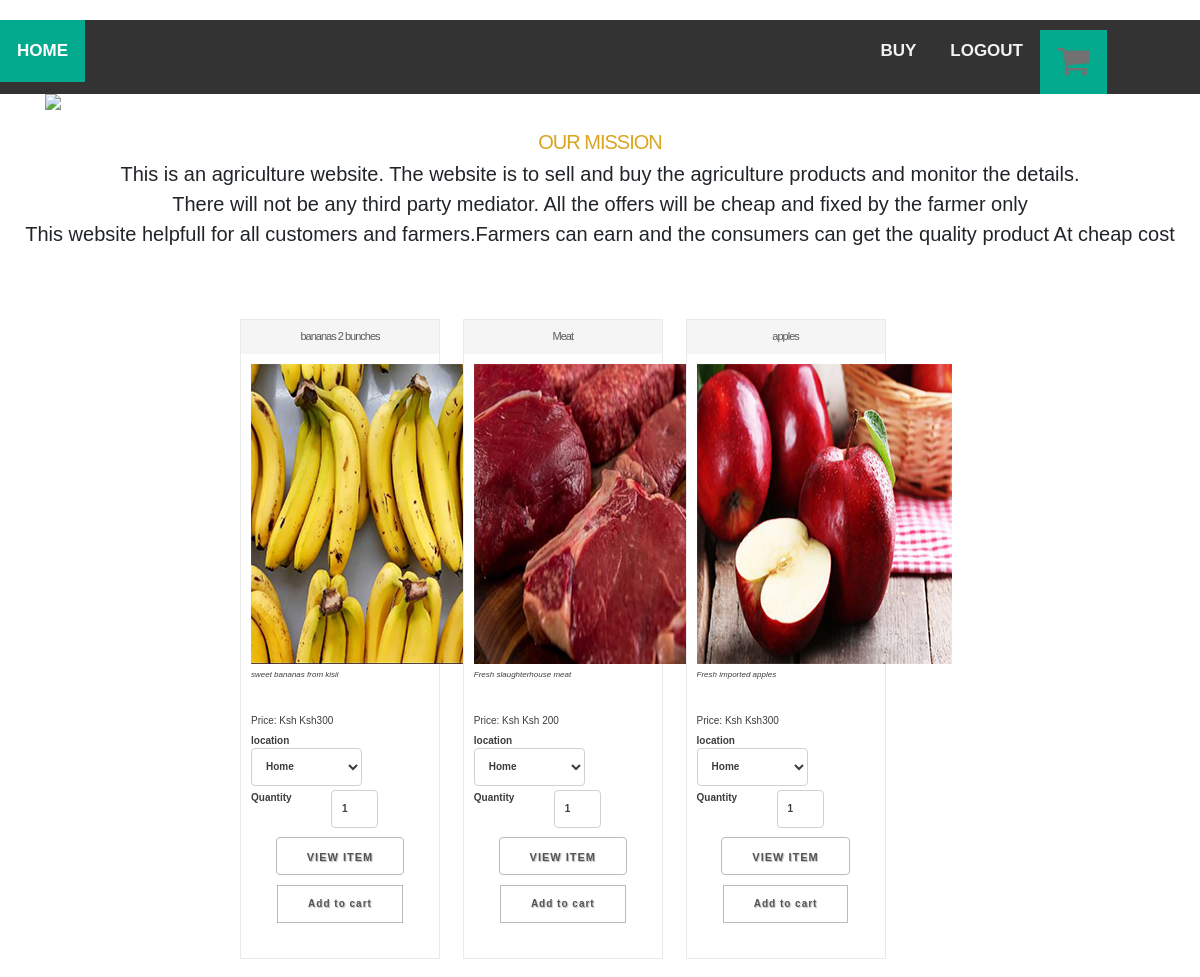
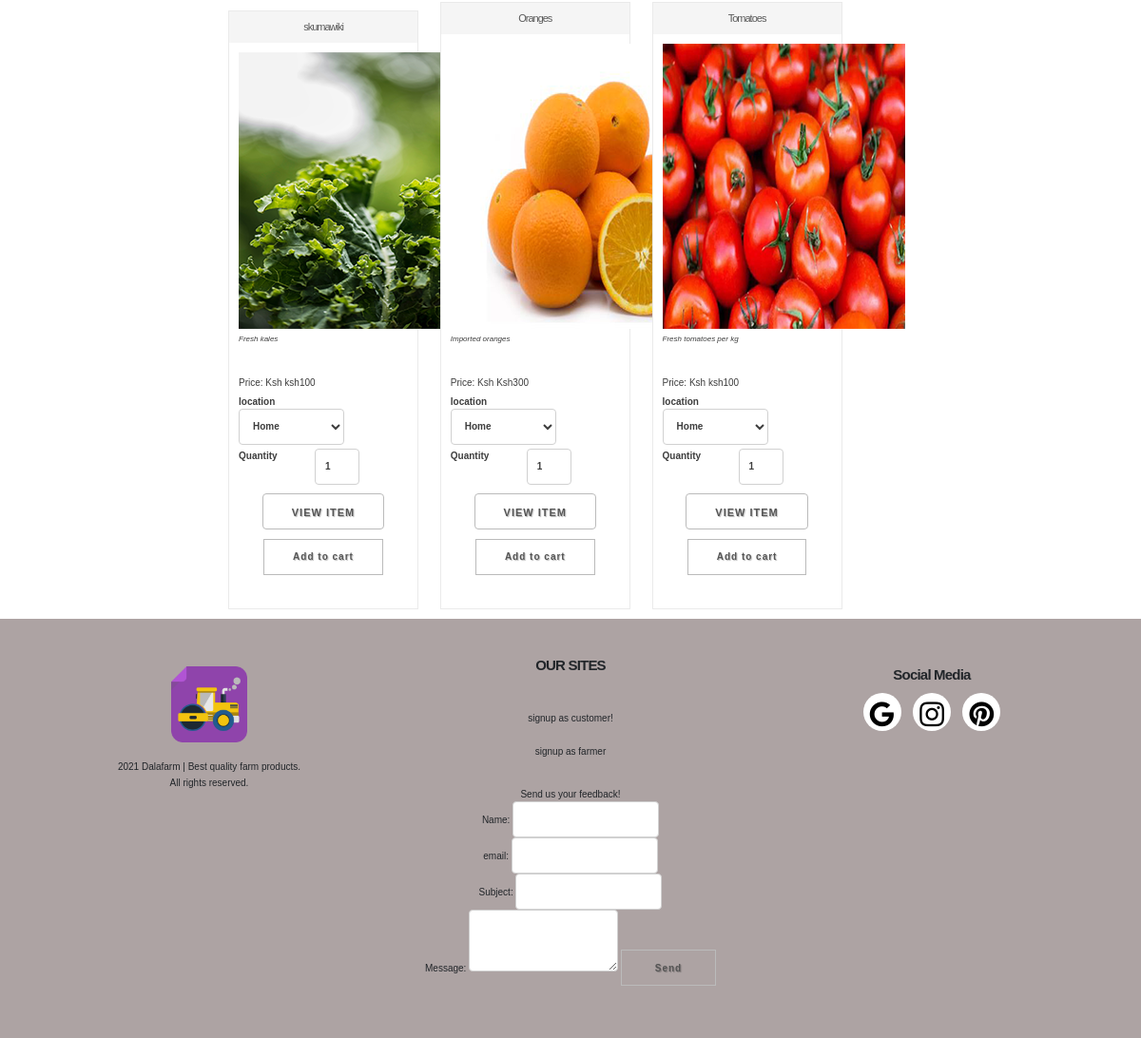
The page /customerhome.php on the database its author committed (2 pictures, top to bottom).
### tables this page shows
CREATE TABLE IF NOT EXISTS `insertproducts` (
  `id` int(30) NOT NULL AUTO_INCREMENT,
  `product_code` date NOT NULL,
  `fname` varchar(32) NOT NULL,
  `phonenumber` varchar(38) NOT NULL,
  `productname` varchar(36) NOT NULL,
  `price` varchar(36) NOT NULL,
  `descriptions` varchar(200) NOT NULL,
  `Email` varchar(50) NOT NULL,
  PRIMARY KEY (`id`)
);

CREATE TABLE IF NOT EXISTS `images` (
  `id` int(30) NOT NULL AUTO_INCREMENT,
  `name` varchar(40) NOT NULL,
  `image` varchar(50) NOT NULL,
  PRIMARY KEY (`id`)
);

### customerhome.php (the view, shortened to what this page needs)
<?php
include_once("config.php");
$current_url = urlencode($url="http://".$_SERVER['HTTP_HOST'].$_SERVER['REQUEST_URI']);
?>
<!DOCTYPE html>
<html>
<head>
    <link href="style/style.css" rel="stylesheet" type="text/css">
    <link rel="stylesheet" href="css/normalize.css">
    <link rel="stylesheet" href="css/skeleton.css">
    <link rel="stylesheet" href="css/custom.css">
    <link rel="stylesheet" href="https://cdnjs.cloudflare.com/ajax/libs/font-awesome/4.7.0/css/font-awesome.min.css">
    <link rel="stylesheet" href="https://cdn.jsdelivr.net/npm/bootstrap@4.6.0/dist/css/bootstrap.min.css">
</head>
<body>
    <header id="header" class="header">
    </header>
    <section id="header">
        <div class="topnav" id="myTopnav">
            <div class="two columns u-pull-right">
                <ul>
                    <li class="submenu">
                           <a href="index.php" class="active"> <img src="img/cart.png" id="img-cart"></a>
                    </li>
                </ul>
            </div>
            <a href="customerhome.php" class="active">HOME</a>
            <a href="logout.php">LOGOUT</a>
            <a href="customerbuy.php">BUY</a>
        </div>
    </section>
     <div class="container">
        <img src="images/bg1.jpg">
    </div>
    <section id="first">
        <h2> OUR MISSION</h2>
        <p>This is an agriculture website. The website is to sell and buy the agriculture products and monitor the details.<br>There will not be any third party mediator. All the offers will be cheap and fixed by the farmer only</br>This
            website helpfull for all customers and farmers.Farmers can earn and the consumers can get the quality product At cheap cost</p>
            <br>
    </section>
<?php
$results = $mysqli->query("SELECT productname, descriptions, price,product_code,image FROM insertproducts LEFT JOIN images ON insertproducts.id=images.id");
if($results){
$products_item = '<ul class="products">';
while($obj = $results->fetch_object())
{
$products_item .= <<<EOT
    <li class="product">
    <form method="post" action="cart_update.php">
    <div class="product-content"><h3>{$obj->productname}</h3>
    <div class="product-thumb"><img src="sell_images/{$obj->image}"></div>
    <div class="product-desc">{$obj->descriptions}</div>
    <div class="product-info">
    Price: Ksh {$obj->price}
    <fieldset>
    <label>
        <span>location</span>
        <select name="product_color">
        <option value="Home">Home</option>
        <option value="Pickup-station">Pickup-station</option>
        </select>
    </label>
    <label>
        <span>Quantity</span>
        <input type="text" size="2" maxlength="2" name="product_qty" value="1" />
    </label>
    </fieldset>
    <input type="hidden" name="product_code" value="{$obj->product_code}" />
    <input type="hidden" name="type" value="add" />
    <input type="hidden" name="return_url" value="{$current_url}" />
    <div align="center">
    <a href="customerbuy.php" type="submit" class="button">View item</a>
    <button type="submit" class="add_to_cart">Add to cart</button></div>
    </div></div>
    </form>
    </li>
EOT;
}
$products_item .= '</ul>';
echo $products_item;
}
?>
    <section id="footercontainer">
        <div style="padding-top: 20px;">
            <img src="pic.ico" style="height: 80px; width: 80px;">
            <div style="padding-top: 20px;">
                <h6>2021 Dalafarm | Best quality farm products.</h6>
                <h6>All rights reserved.</h6>
            </div>
        </div>
        <div style="padding-top: 10px; ">
            <ul>
                <h4>OUR SITES</h4>
                <br> </br>
                <li>
                    <a href="customersignup.html " class="btn " >signup as customer!</a>
                </li>
                <li>
                    <a href="farmersignup.html " class="btn " >signup as farmer</a>
                </li>
                <li>
                  <form method="post" action="<?php echo($_SERVER['PHP_SELF']); ?>">
                              <br/> Send us your feedback! <br/>
                      Name: <input type="text" name="name" > <br />
                      email: <input type="email" name="email" > <br />
                      Subject: <input type="text" name="subject" > <br />
                      Message: <textarea name="msg"></textarea>
                      <button type="submit" name="send_message_btn">Send</button>
                </li>
            </ul>
        </div>
        <div style="padding-top: 20px;">
            <div>
                <h4>Social Media</h4>
                <a href="#" class="fa fa-google"></a>&nbsp;&nbsp;
                <a href="#" class="fa fa-instagram"></a>&nbsp;&nbsp;
                <a href="#" class="fa fa-pinterest"></a>
            </div>
        </div>
    </section>
</body>
</html>

### style/style.css (style rules this page uses)
body { margin: 0px; padding: 0px; font-family: Georgia, "Times New Roman", Times, serif; }
h1, h2, h3 { font-family: "Trebuchet MS", Arial, Helvetica, sans-serif; }
ul.products { padding: 0; margin: 0; max-width: 740px; margin-left: auto; margin-right: auto; }
ul.products li { display: inline-block; max-width: 200px; padding: 10px; background-color: #FFFFFF; margin: 10px; border: 1px solid #EAEAEA; color: #3D3D3D; }
ul.products li h3 { margin: -10px -10px 10px -10px; padding: 10px; text-align: center; background-color: #F5F5F5; font-family: "Trebuchet MS", Arial, Helvetica, sans-serif; font-size: 1.1em; color: #5A5A5A; }
ul.products li fieldset { border: none; padding: 5px 5px 5px 0px; margin: 0; }
ul.products li fieldset label { display:block; margin-bottom: 4px; }
ul.products li fieldset label span { width: 80px; float: left; }
ul.products li fieldset label select { min-width: 100px; }
button, .button { background-color: #39b3d7; min-width: 100px; border: none; padding: 10px; display: inline-block; text-align: center; cursor: pointer; text-decoration: none; color: #FFF; min-height: 15px; font: 12px/15px Arial, Helvetica, sans-serif; text-shadow: 1px 1px 1px rgba(0, 0, 0, 0.26); border-radius: 3px; }
.product-thumb { text-align:center; }
.product-desc { font-style: italic; font-size: 0.8em; margin-bottom: 4px; height: 40px; overflow: hidden; margin-top: 5px; }

### css/skeleton.css (style rules this page uses)
.container { position: relative; width: 100%; max-width: 960px; margin: 0 auto; padding: 0 20px; box-sizing: border-box; }
.column, .columns { width: 100%; float: left; box-sizing: border-box; }
@media (min-width: 400px) { .container { width: 85%; padding: 0; } }
@media (min-width: 550px) { .container { width: 80%; } }
@media (min-width: 550px) { .column, .columns { margin-left: 4%; } }
@media (min-width: 550px) { .column:first-child, .columns:first-child { margin-left: 0; } }
@media (min-width: 550px) { .two.columns { width: 13.3333333333%; } }
html { font-size: 62.5%; }
body { font-size: 1.5em; line-height: 1.6; font-weight: 400; font-family: "Raleway", "HelveticaNeue", "Helvetica Neue", Helvetica, Arial, sans-serif; color: #222; }
h1, h2, h3, h4, h5, h6 { margin-top: 0; margin-bottom: 2rem; font-weight: 300; }
h2 { font-size: 3.6rem; line-height: 1.25; letter-spacing: -.1rem; }
h3 { font-size: 3.0rem; line-height: 1.3; letter-spacing: -.1rem; }
h4 { font-size: 2.4rem; line-height: 1.35; letter-spacing: -.08rem; }
h6 { font-size: 1.5rem; line-height: 1.6; letter-spacing: 0; }
@media (min-width: 550px) { h2 { font-size: 4.2rem; } }
@media (min-width: 550px) { h3 { font-size: 3.6rem; } }
@media (min-width: 550px) { h4 { font-size: 3.0rem; } }
@media (min-width: 550px) { h6 { font-size: 1.5rem; } }
p { margin-top: 0; }
a { color: #1EAEDB; }
.button, button, input[type="submit"], input[type="reset"], input[type="button"] { display: inline-block; height: 38px; padding: 0 30px; color: #555; text-align: center; font-size: 11px; font-weight: 600; line-height: 38px; letter-spacing: .1rem; text-transform: uppercase; text-decoration: none; white-space: nowrap; background-color: transparent; border-radius: 4px; border: 1px solid #bbb; cursor: pointer; box-sizing: border-box; }
input[type="email"], input[type="number"], input[type="search"], input[type="text"], input[type="tel"], input[type="url"], input[type="password"], textarea, select { height: 38px; padding: 6px 10px; background-color: #fff; border: 1px solid #D1D1D1; border-radius: 4px; box-shadow: none; box-sizing: border-box; }
input[type="email"], input[type="number"], input[type="search"], input[type="text"], input[type="tel"], input[type="url"], input[type="password"], textarea { -webkit-appearance: none; -moz-appearance: none; appearance: none; }
textarea { min-height: 65px; padding-top: 6px; padding-bottom: 6px; }
label, legend { display: block; margin-bottom: .5rem; font-weight: 600; }
fieldset { padding: 0; border-width: 0; }
ul { list-style: circle inside; }
ol, ul { padding-left: 0; margin-top: 0; }
li { margin-bottom: 1rem; }
button, .button { margin-bottom: 1rem; }
input, textarea, select, fieldset { margin-bottom: 1.5rem; }
pre, blockquote, dl, figure, table, p, ul, ol, form { margin-bottom: 2.5rem; }
.u-pull-right { float: right; }
.container:after, .row:after, .u-cf { content: ""; display: table; clear: both; }

### rows shown on the page
insertproducts: productname "bananas 2 bunches", images.image (picture), descriptions "sweet bananas from kisii", price "Ksh300"
insertproducts: productname "Meat", images.image (picture), descriptions "Fresh slaughterhouse meat", price "Ksh 200"
insertproducts: productname "apples", images.image (picture), descriptions "Fresh imported apples", price "Ksh300"
insertproducts: productname "skumawiki", images.image (picture), descriptions "Fresh kales", price "ksh100"
insertproducts: productname "Oranges", images.image (picture), descriptions "Imported oranges", price "Ksh300"
insertproducts: productname "Tomatoes", images.image (picture), descriptions "Fresh tomatoes per kg", price "ksh100"
